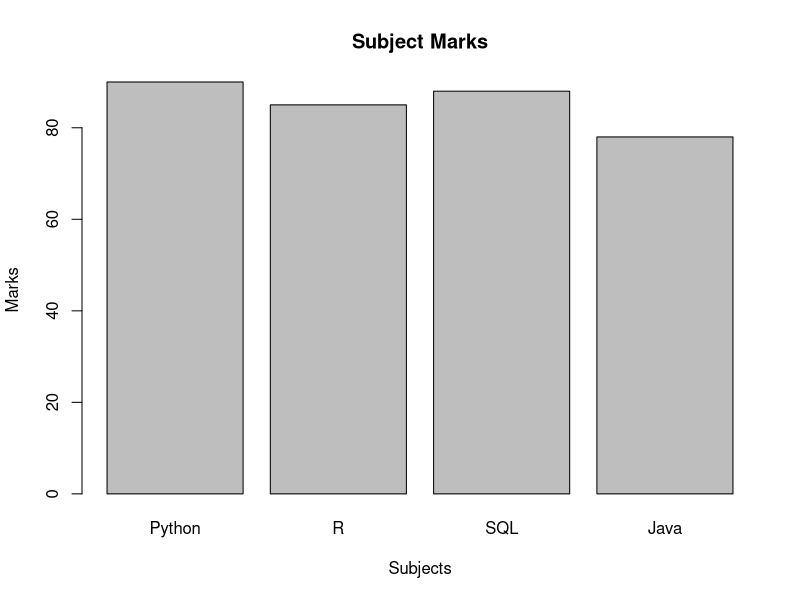

Write the R code that produced this figure.
# Bar Chart
subjects <- c("Python", "R", "SQL", "Java")
marks <- c(90, 85, 88, 78)

barplot(
  marks,
  names.arg = subjects,
  main = "Subject Marks",
  xlab = "Subjects",
  ylab = "Marks"
)
